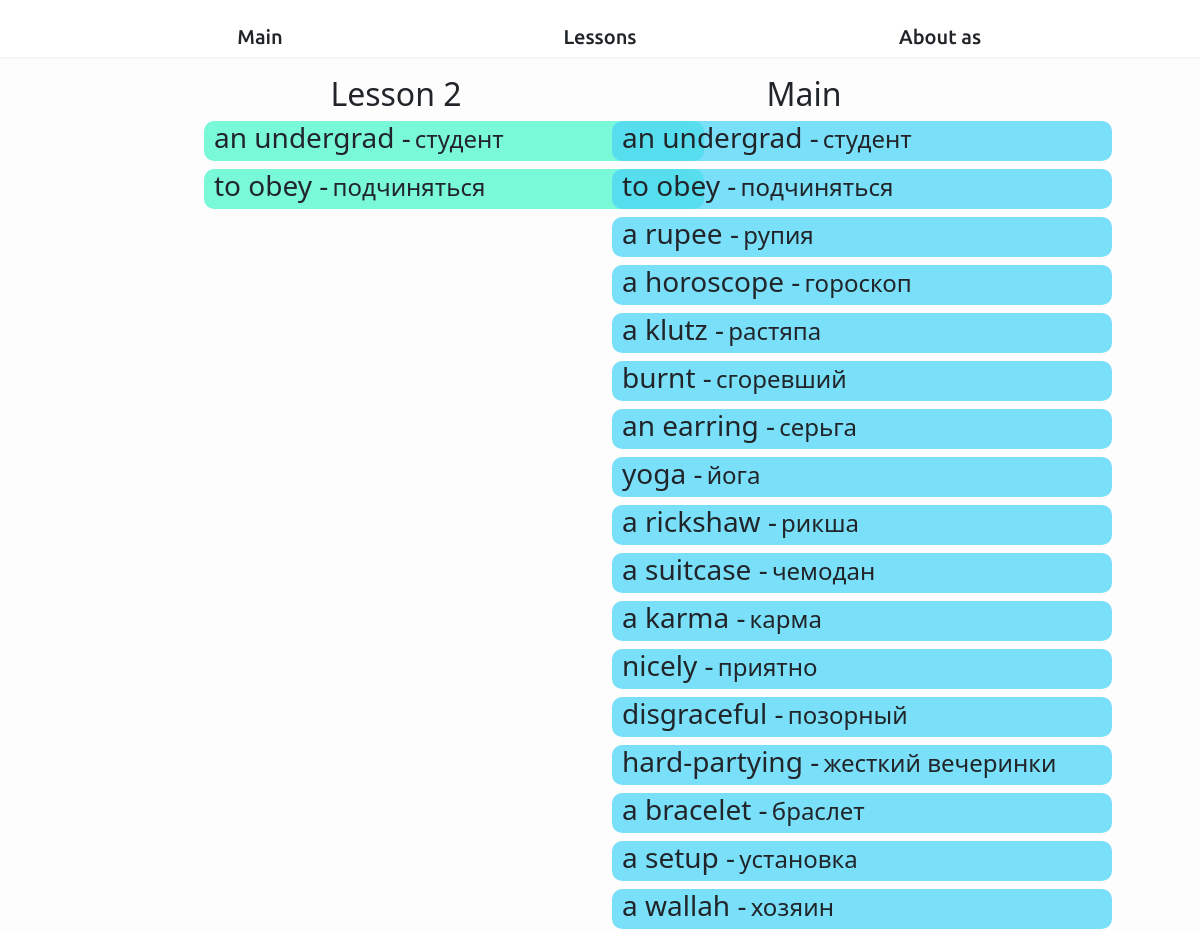
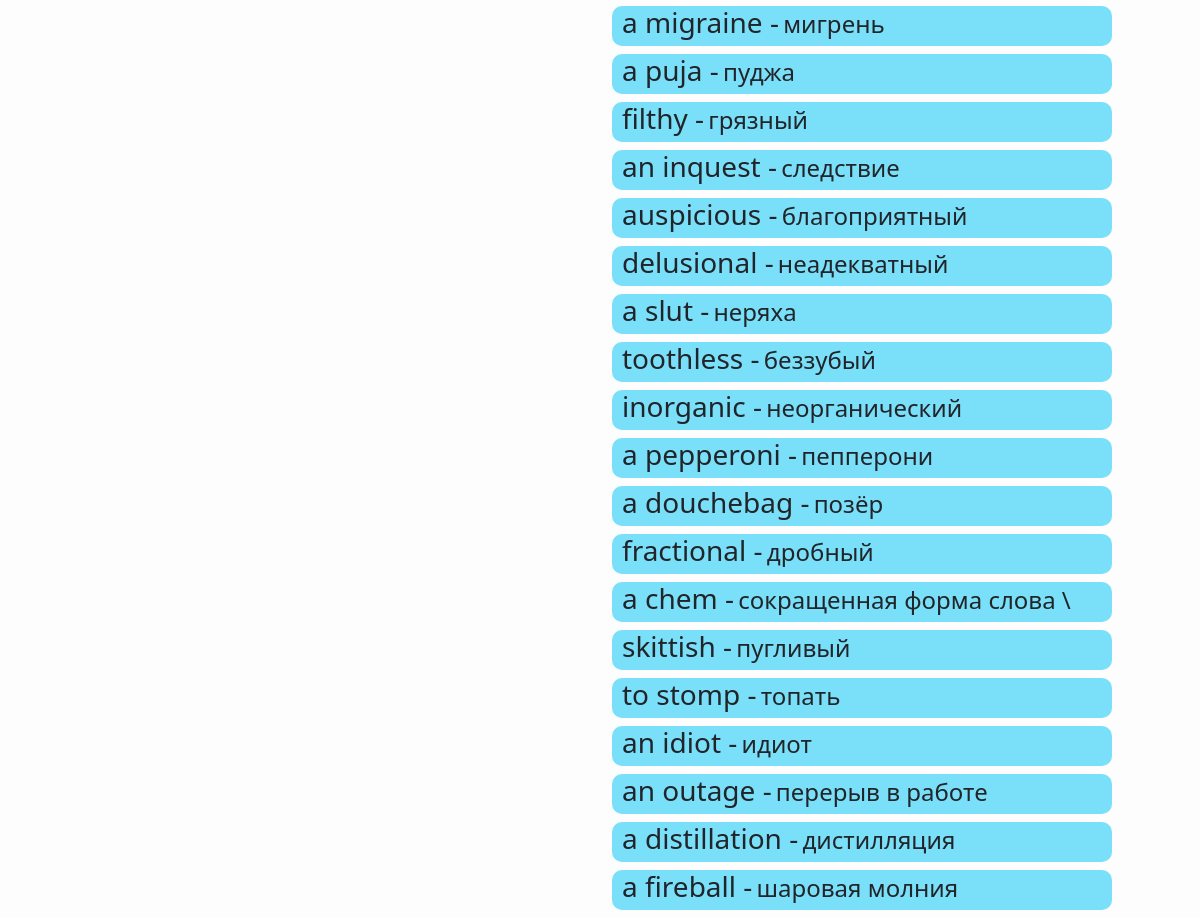
Screenshot of /user/lesson/5/edit with the database file from the repository (2 pictures, top to bottom).
### user/models.py (models this page shows, shortened)
class Lesson(models.Model):
    name = models.CharField('name', max_length=40)
    description = models.CharField('description', max_length=150)
    yword = models.ManyToManyField(Yword)
    pass

class Yword(models.Model):
    eng = models.CharField('eng', max_length=40)
    ru = models.CharField('eng', max_length=40)

### main/models.py (models this page shows, shortened)
class Word(models.Model):
    eng = models.CharField('eng', max_length=40)
    ru = models.CharField('ru', max_length=40)
    description = models.CharField('description', max_length=150)
    dateTime = models.DateTimeField('dateTime', auto_now=True)

### user/views.py (the view)
# urls.py: path('lesson/<int:pk>/edit', views.editlesson),
def editlesson(request, pk):
    words = Word.objects.all()
    yword = Lesson.objects.get(id=pk).yword.all()
    lesson = Lesson.objects.get(id = pk)
    return render(request, 'user/editlesson.html', {'lesson': lesson, 'words': words, 'yword':yword})
    pass

### user/templates/user/editlesson.html (shortened to what this page needs)
{% extends 'main/layout.html' %}
{% block content %}
<div class="row">
    <div class="col-2"></div>
    <div class="col-8 mt-3">
        <div class="row">
            <div class="col-6">
                <div class="col" style="text-align: center;">
                    <h2 >{{lesson.name}}</h2>
                </div>
                {% for ywor in yword %}
                <div class="mx-auto mb-2" style="height: 40px; width: 500px; background-color: rgba(74, 248, 205, 0.726); margin-bottom: 5px; border-radius:10px">
                    <h3 style="display: inline-block; padding-left: 10px;">{{ywor.eng}} - </h4>
                        <h4 style="display: inline-block;"> {{ywor.ru}}</h4>
                </div>
                {% endfor %}
            </div>
            <div class="col-6">
                <div class="col" style="text-align: center;">
                    <h2 >Main</h2>
                </div>
                {% for wor in words %}
                    <div class="mx-auto mb-2" onclick="editlesson('{{lesson.id}}','{{wor.id}}')" style="height: 40px; width: 500px; background-color: rgba(74, 213, 248, 0.726); margin-bottom: 5px; border-radius:10px">
                        <h3 style="display: inline-block; padding-left: 10px;">{{wor.eng}} - </h4>
                            <h4 style="display: inline-block;"> {{wor.ru}}</h4>
                    </div>
                {% endfor %}
            </div>
        </div>
    </div>
    <div class="col-2"></div>
</div>
{% endblock %}

### rows the page displays
Lesson: name "Lesson 2"
Yword: eng "an undergrad", ru "студент"
Yword: eng "to obey", ru "подчиняться"
Word: {{ lesson.id }} 5 (drawn), eng "an undergrad", ru "студент"
Word: {{ lesson.id }} 5 (drawn), eng "to obey", ru "подчиняться"
Word: {{ lesson.id }} 5 (drawn), eng "a rupee", ru "рупия"
Word: {{ lesson.id }} 5 (drawn), eng "a horoscope", ru "гороскоп"
Word: {{ lesson.id }} 5 (drawn), eng "a klutz", ru "растяпа"
Word: {{ lesson.id }} 5 (drawn), eng "burnt", ru "сгоревший"
Word: {{ lesson.id }} 5 (drawn), eng "an earring", ru "серьга"
Word: {{ lesson.id }} 5 (drawn), eng "yoga", ru "йога"
Word: {{ lesson.id }} 5 (drawn), eng "a rickshaw", ru "рикша"
Word: {{ lesson.id }} 5 (drawn), eng "a suitcase", ru "чемодан"
Word: {{ lesson.id }} 5 (drawn), eng "a karma", ru "карма"
Word: {{ lesson.id }} 5 (drawn), eng "nicely", ru "приятно"
Word: {{ lesson.id }} 5 (drawn), eng "disgraceful", ru "позорный"
Word: {{ lesson.id }} 5 (drawn), eng "hard-partying", ru "жесткий вечеринки"
Word: {{ lesson.id }} 5 (drawn), eng "a bracelet", ru "браслет"
Word: {{ lesson.id }} 5 (drawn), eng "a setup", ru "установка"
Word: {{ lesson.id }} 5 (drawn), eng "a wallah", ru "хозяин"
Word: {{ lesson.id }} 5 (drawn), eng "a migraine", ru "мигрень"
Word: {{ lesson.id }} 5 (drawn), eng "a puja", ru "пуджа"
Word: {{ lesson.id }} 5 (drawn), eng "filthy", ru "грязный"
Word: {{ lesson.id }} 5 (drawn), eng "an inquest", ru "следствие"
Word: {{ lesson.id }} 5 (drawn), eng "auspicious", ru "благоприятный"
Word: {{ lesson.id }} 5 (drawn), eng "delusional", ru "неадекватный"
Word: {{ lesson.id }} 5 (drawn), eng "a slut", ru "неряха"
Word: {{ lesson.id }} 5 (drawn), eng "toothless", ru "беззубый"
Word: {{ lesson.id }} 5 (drawn), eng "inorganic", ru "неорганический"
Word: {{ lesson.id }} 5 (drawn), eng "a pepperoni", ru "пепперони"
Word: {{ lesson.id }} 5 (drawn), eng "a douchebag", ru "позёр"
Word: {{ lesson.id }} 5 (drawn), eng "fractional", ru "дробный"
Word: {{ lesson.id }} 5 (drawn), eng "a chem", ru "сокращенная форма слова \\"
Word: {{ lesson.id }} 5 (drawn), eng "skittish", ru "пугливый"
Word: {{ lesson.id }} 5 (drawn), eng "to stomp", ru "топать"
Word: {{ lesson.id }} 5 (drawn), eng "an idiot", ru "идиот"
Word: {{ lesson.id }} 5 (drawn), eng "an outage", ru "перерыв в работе"
Word: {{ lesson.id }} 5 (drawn), eng "a distillation", ru "дистилляция"
Word: {{ lesson.id }} 5 (drawn), eng "a fireball", ru "шаровая молния"
